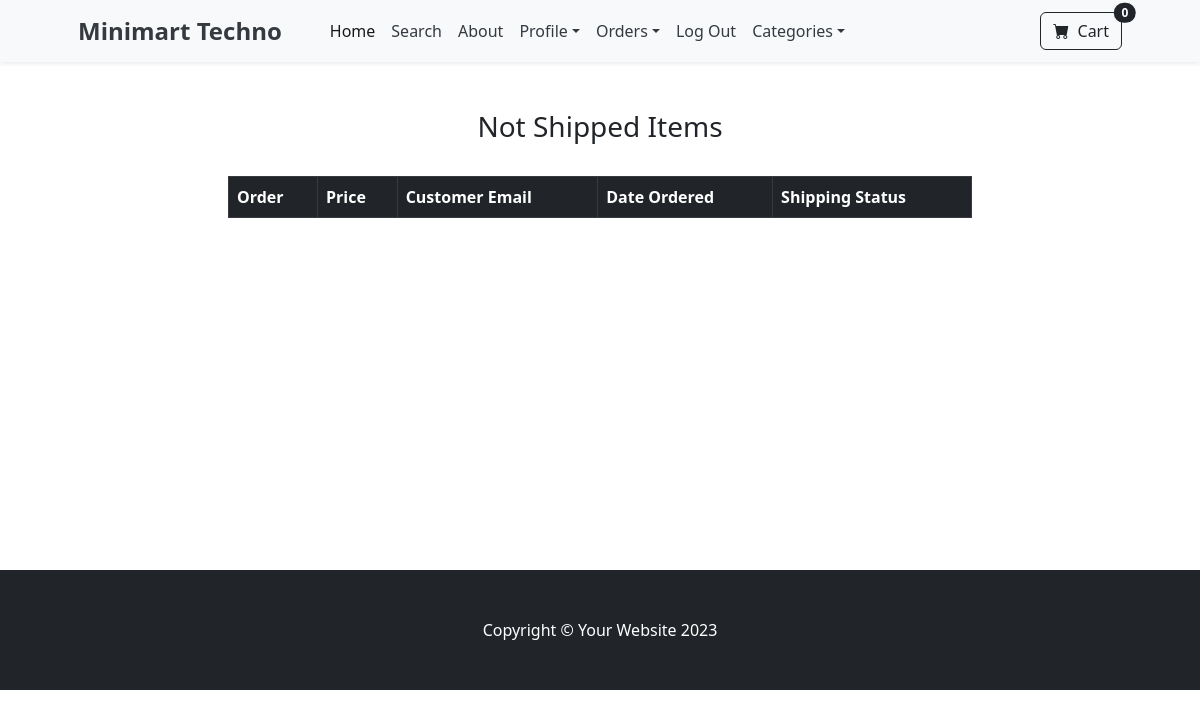
/payment/not_shipped_dash (signed in), run on an earlier commit of the app's database.
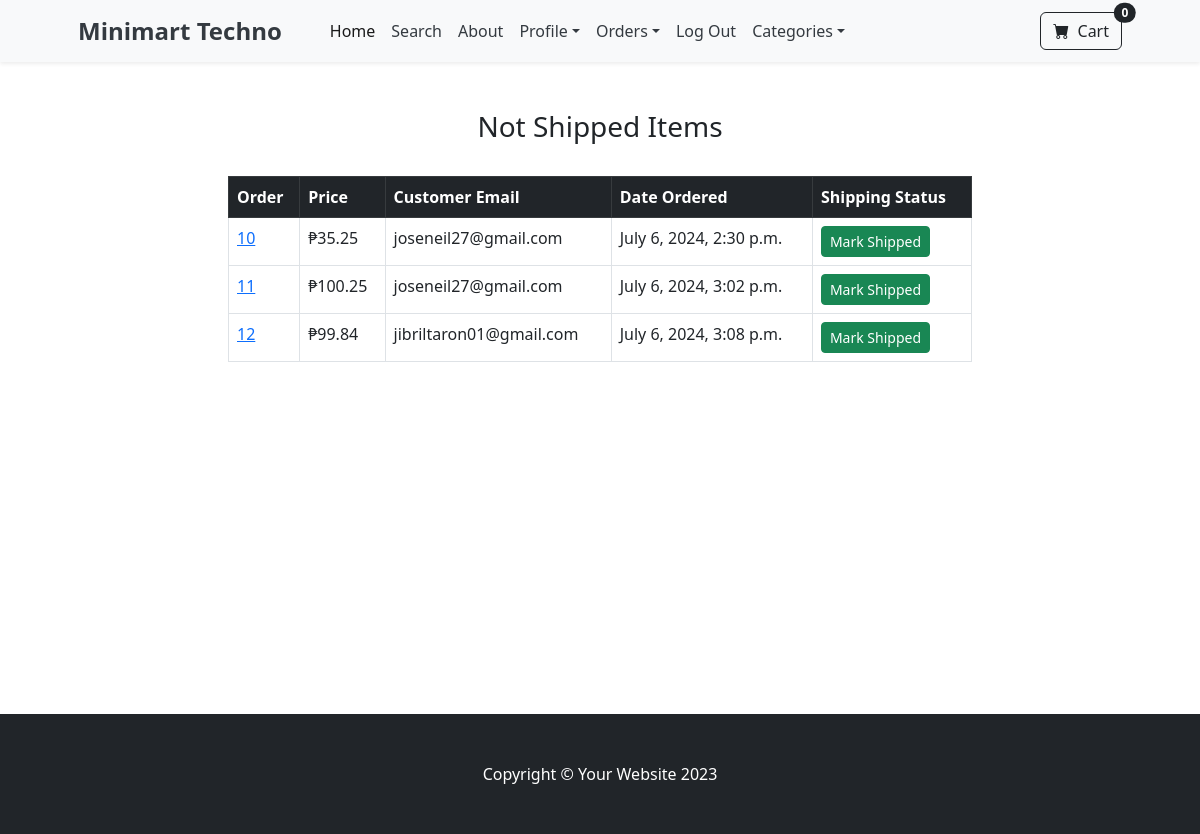
And on a later commit of the database.
### payment/models.py (models this page shows, shortened)
class Order(models.Model):
    user = models.ForeignKey(User, on_delete=models.CASCADE, null=True, blank=True)
    full_name = models.CharField(max_length=255)
    email = models.CharField(max_length=255)
    shipping_address = models.TextField(max_length=15000)
    amount_paid = models.DecimalField(max_digits=7, decimal_places=2)
    date_ordered = models.DateTimeField(auto_now_add=True)
    shipped = models.BooleanField(default=False)
    date_shipped = models.DateTimeField(blank=True, null=True)

### payment/views.py (the view, shortened to what this page needs)
# urls.py: path('not_shipped_dash', views.not_shipped_dash, name='not_shipped_dash'),
def not_shipped_dash(request):
    if request.user.is_authenticated and request.user.is_superuser:
        orders = Order.objects.filter(shipped=False)
        return render(request, "payment/not_shipped_dash.html", {'orders': orders})
    else:
        messages.success(request, "Access Denied")
        return redirect('home')

### cart/cart.py (called while the page is built)
    def __len__(self):
        return len(self.cart)

### cart/context_processors.py (called while the page is built)
def cart(request):
    return {'cart': Cart(request)}

### payment/templates/payment/not_shipped_dash.html (shortened to what this page needs)
{% extends 'base.html' %}
{% block content %}
<div class="container">
    <div class ="row">
        <center>
            <div class="col-8">
                <br/><br/>
<h3>Not Shipped Items</h3>
<br/>
<table class="table table-hover table-bordered">
<thead class="table-dark">
    <tr>
    <th scope="col">Order</th>
    <th scope="col">Price</th>
    <th scope="col">Customer Email</th>
    <th scope="col">Date Ordered</th>
    <th scope="col">Shipping Status</th>
    </tr>
</thead>
<tbody>
    {% for item in orders %}
    <tr>
    <td><a href="{% url 'orders' item.id %}">{{ item.id }}</a></td>
    <td>₱{{ item.amount_paid }}</td>
    <td>{{ item.email }}</td>
    <td>{{ item.date_ordered }}</td>
    <td>
        <form method="POST">
            <button type="Submit" class="btn btn-success btn-sm">Mark Shipped</button>
        </form>
    </td>
    </tr>
    {% endfor%}
</tbody>
</table>
<br/><br/>
<br/><br/>
<br/><br/>
<br/><br/>
<br/><br/>
<br/><br/>
<br/><br/>
            </div>
        </center>
    </div>
</div>
{% endblock %}

What changed in the data, as far as the page shows it:
added Order: id "10", amount_paid "35.25", email "joseneil27@gmail.com", date_ordered "July 6, 2024, 2:30 p.m."
added Order: id "11", amount_paid "100.25", email "joseneil27@gmail.com", date_ordered "July 6, 2024, 3:02 p.m."
added Order: id "12", amount_paid "99.84", email "jibriltaron01@gmail.com", date_ordered "July 6, 2024, 3:08 p.m."
